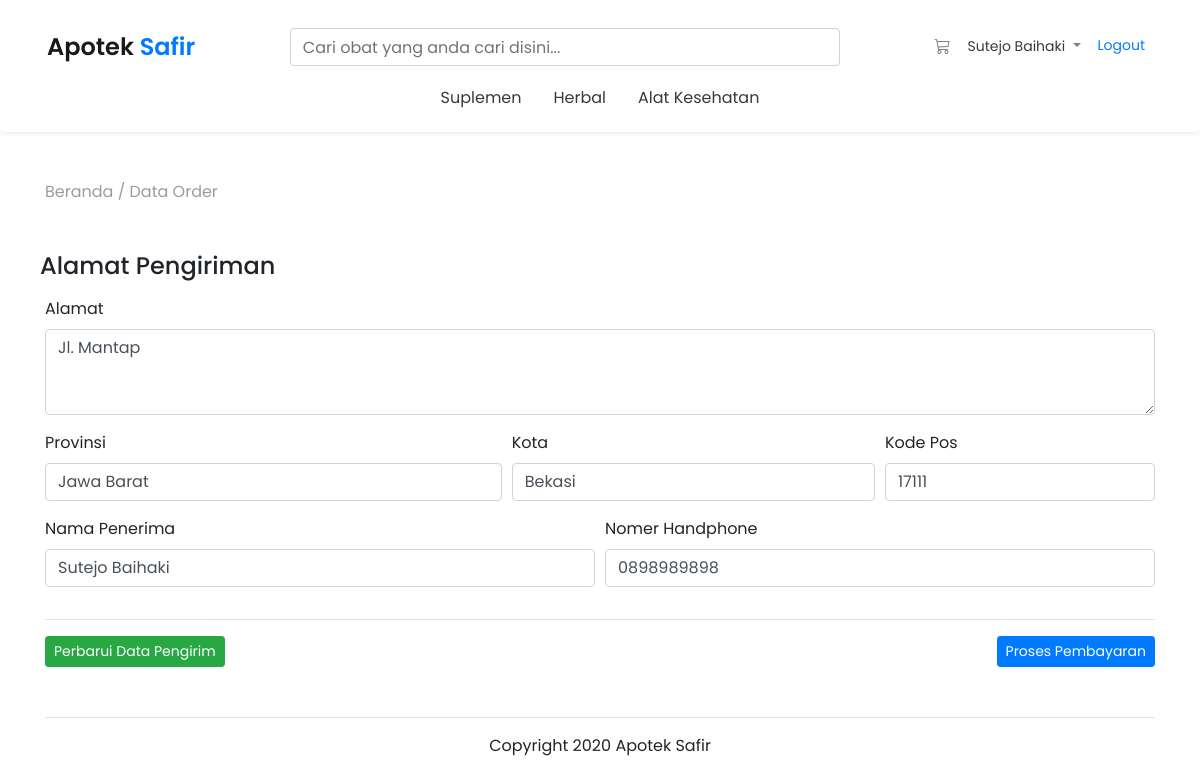
Page /apoteksafir/data-order.php (signed in) on the committed database.
### tables this page shows
CREATE TABLE `category` (
  `id` int(11) NOT NULL,
  `categoryName` varchar(100) DEFAULT NULL,
  `categoryDescription` longtext DEFAULT NULL
);

CREATE TABLE `users` (
  `id` int(11) NOT NULL,
  `nama` varchar(100) NOT NULL,
  `email` varchar(100) NOT NULL,
  `nohp` varchar(15) DEFAULT NULL,
  `password` varchar(100) DEFAULT NULL,
  `alamat` longtext DEFAULT NULL,
  `provinsi` varchar(100) DEFAULT NULL,
  `kota` varchar(100) DEFAULT NULL,
  `kodepos` varchar(100) DEFAULT NULL
);

### apoteksafir/data-order.php (the view, shortened to what this page needs)
<?php
include('includes/config.php');
if (strlen($_SESSION['login']) == 0) {
  header('location:login.php');
} else {
?>
  <?php include 'includes/header.php' ?>
  <?php include 'includes/navbar.php' ?>
  <div class="container" style="margin-bottom: 50px;">
    <div class="breadcumb mb-5">
      <p>Beranda / Data Order</p>
    </div>
    <div class="keranjang table-responsive-md">
      <form method="POST">
        <?php
        $query = mysqli_query($con, "select * from users where id='" . $_SESSION['id'] . "'");
        while ($row = mysqli_fetch_array($query)) {
        ?>
          <div class="form-row">
            <h4 class="mb-3">Alamat Pengiriman</h4>
            <div class="col-md-12 mb-3">
              <label for="alamat">Alamat</label>
              <textarea class="form-control" id="alamat" rows="3" name="alamat" required><?php echo htmlentities($row['alamat']); ?></textarea>
            </div>
            <div class="col-md-5 mb-3">
              <label for="provinsi">Provinsi</label>
              <input type="text" class="form-control" id="provinsi" name="provinsi" value="<?php echo htmlentities($row['provinsi']); ?>" required>
            </div>
            <div class="col-md-4 mb-3">
              <label for="kota">Kota</label>
              <input type="text" class="form-control" id="kota" name="kota" value="<?php echo htmlentities($row['kota']); ?>" required>
            </div>
            <div class="col-md-3 mb-3">
              <label for="kodepos">Kode Pos</label>
              <input type="text" class="form-control" id="kodepos" name="kodepos" value="<?php echo htmlentities($row['kodepos']); ?>" required>
            </div>
          </div>
          <div class="form-row">
            <div class="col-md-6 mb-3">
              <label for="nama">Nama Penerima</label>
              <input type="text" class="form-control" id="nama" name="nama" value="<?php echo htmlentities($row['nama']); ?>" required>
            </div>
            <div class="col-md-6 mb-3">
              <label for="nohp">Nomer Handphone</label>
              <input type="text" class="form-control" id="nohp" name="nohp" value="<?php echo htmlentities($row['nohp']); ?>" required>
            </div>
          </div>
        <?php } ?>
        <hr>
        <div class="d-flex align-items-end">
          <button type="submit" class="btn btn-success btn-sm" name="update">Perbarui Data Pengirim</button>
          <button type="submit" class="btn btn-primary btn-sm ml-auto" name="submit">Proses Pembayaran</button>
        </div>
      </form>
    </div>
  </div>
  <div class="container">
    <hr />
    <footer>Copyright 2020 Apotek Safir</footer>
  </div>
  <?php include 'includes/footer.php' ?>
<?php } ?>

### apoteksafir/includes/navbar.php (shortened to what this page needs)
<div class="navigasi shadow-sm p-3 mb-5 bg-white rounded">
    <nav class="navbar navbar-expand-lg navbar-light">
        <div class="container">
            <a class="navbar-brand" href="index.php">Apotek <span class="text-primary">Safir</span></a>
            <div class="justify-content-center">
                <div class="collapse navbar-collapse" id="navbarTogglerDemo02">
                    <form class="navbar-form" action="hasil-pencarian.php" method="POST">
                        <input class="form-control mr-sm-2" type="search" name="product" placeholder="Cari obat yang anda cari disini..." style="width: 550px" />
                    </form>
                </div>
            </div>
            <div class="justify-content-end">
                <ul class="navbar-nav mr-auto mt-2 mt-lg-0">
                    <li class="nav-item">
                        <?php
                        if (!empty($_SESSION['cart'])) {
                        ?>
                            <a href="keranjang.php" class="nav-link"><i class="bi bi-cart3"></i>
                            </a>
                        <?php } else { ?>
                            <a href="keranjang.php" class="nav-link"><i class="bi bi-cart3"></i>
                            </a>
                        <?php } ?>
                    </li>
                    <?php if (!empty($_SESSION['login'])) {   ?>
                        <li class="nav-item" style="font-size: 14px;">
                            <div class="btn-group">
                                <button class="nav-link btn btn-link btn-sm dropdown-toggle text-decoration-none" type="button" data-toggle="dropdown" aria-haspopup="true" aria-expanded="false">
                                    <a href="#" class="text-dark"><?php echo htmlentities($_SESSION['username']); ?></a>
                                </button>
                            </div>
                        </li>
                        <li class="nav-item" style="font-size: 14px;">
                            <a class="nav-link text-primary" href="logout.php">Logout</a>
                        </li>
                    <?php } ?>
                </ul>
            </div>
        </div>
    </nav>
    <ul class="nav justify-content-center">
        <?php $sql = mysqli_query($con, "select id,categoryName  from category");
        while ($row = mysqli_fetch_array($sql)) {
        ?>
            <li class="nav-item">
                <a class="nav-link text-dark" href="category.php?cid=<?php echo $row['id']; ?>"><?php echo $row['categoryName']; ?></a>
            </li>
        <?php } ?>
    </ul>
</div>

### apoteksafir/assets/css/custom-style.css (style rules this page uses)
* { font-family: "Poppins", sans-serif; }
footer { text-align: center; margin-bottom: 20px; }
.breadcumb { color: #9c9c9c; }

### apoteksafir/assets/css/custom-navbar.css (style rules this page uses)
.navigasi { height: 132px; }
.navbar-brand { font-weight: 600; font-size: 24px; }

### rows in the picture
category: categoryName "Suplemen"
category: categoryName "Herbal"
category: categoryName "Alat Kesehatan"
users: alamat "Jl. Mantap", provinsi "Jawa Barat", kota "Bekasi", kodepos "17111", nama "Sutejo Baihaki", nohp "0898989898"

### other values in the picture
$_SESSION['username'] "Sutejo Baihaki"
